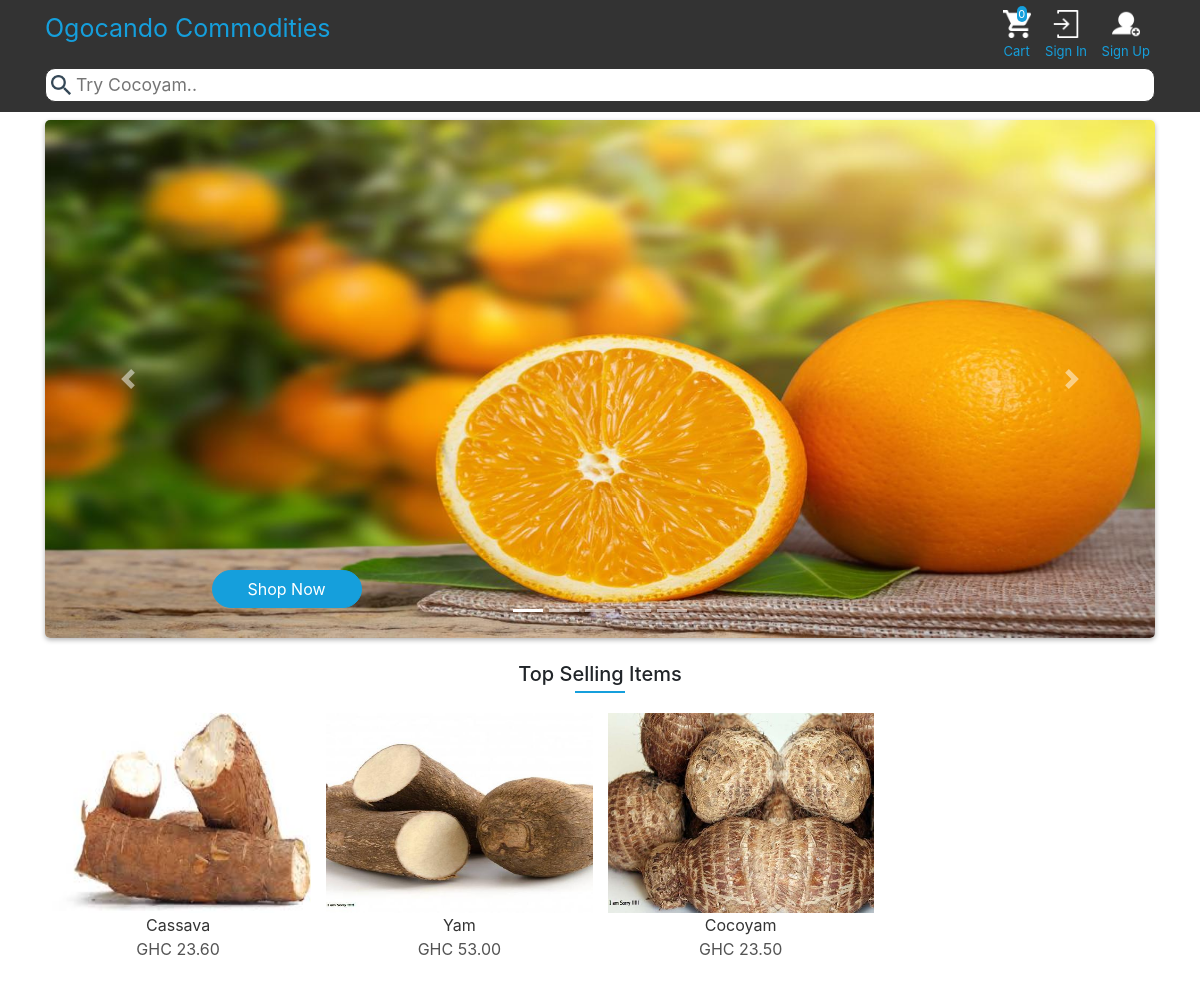
The page / on the database its author committed.
### app/models.py (models this page shows, shortened)
class Product(models.Model):
    name = models.CharField(max_length = 100)
    price = models.DecimalField(max_digits = 1000,decimal_places =2)
    description = models.TextField(max_length = 500)
    image1 = models.ImageField(upload_to = 'product_images/')
    image2 = models.ImageField(upload_to = 'product_images/',default = 'default.png')
    image3 = models.ImageField(upload_to = 'product_images/',default = 'default.png')

### app/views.py (the view)
# urls.py: path('',app_views.IndexView.as_view(),name = 'home'),
class IndexView(generic.ListView):
    model = Product
    template_name = 'app/index.html'
    context_object_name = 'goods'
    def get_context_data(self,*args,**kwargs):
        context = super().get_context_data(*args,**kwargs)
        important_info(self,context)
        return context

### app/views.py (called while the page is built)
def important_info(inst,context):
    context['cart_items_count'] = inst.request.user.cart.cartitems_set.count() if inst.request.user.is_authenticated else inst.request.COOKIES.get('cart_count') if inst.request.COOKIES.get('cart_count') else 0
    context['cart_items'] = [item.product.name for item in inst.request.user.cart.cartitems_set.all()] if inst.request.user.is_authenticated else [value for key,value in inst.request.COOKIES.items() if key.startswith('product_name')]

### app/templates/app/index.html (shortened to what this page needs)
{% extends 'app/base.html' %}
{% load static %}
{% block content %}
    <div class="container" style="margin-top: 120px;">
        <div id="carouselExampleCaptions" style="border-radius: 5px;box-shadow: 0px 2px 5px rgba(0,0,0,.3);overflow: hidden;" class="carousel slide" data-ride="carousel">
          <ol class="carousel-indicators">
            <li data-target="#carouselExampleCaptions" data-slide-to="0" class="active"></li>
            <li data-target="#carouselExampleCaptions" data-slide-to="1"></li>
            <li data-target="#carouselExampleCaptions" data-slide-to="2"></li>
            <li data-target="#carouselExampleCaptions" data-slide-to="3"></li>
            <li data-target="#carouselExampleCaptions" data-slide-to="4"></li>
          </ol>
          <div class="carousel-inner">
            <div class="carousel-item active">
              <img src="{% static 'app/images/slide1(1).jpg' %}" class="d-block w-100" alt="...">
              <div class="carousel-caption d-none d-md-block img caption-container">
                <a href="" class = 'btn btn-block command'>Shop Now</a>
              </div>
            </div>
          </div>
          <a class="carousel-control-prev" href="#carouselExampleCaptions" role="button" data-slide="prev">
            <span class="carousel-control-prev-icon" aria-hidden="true"></span>
          </a>
          <a class="carousel-control-next" href="#carouselExampleCaptions" role="button" data-slide="next">
            <span class="carousel-control-next-icon" aria-hidden="true"></span>
          </a>
        </div>
        <h5 class="text-center mt-4 labels">Top Selling Items</h5>
        <div id="goods-container">
            {% for good in goods %}
                <div class = 'good'>
                    <a href="{% url 'app:detail' good.pk %}">
                        <img style="width: 100%;height:200px " src="{{ good.image1.url }}" alt="">
                        <p class="text-center m-auto mt-2" style = 'color: #333333'>{{good.name}}</p>
                        <p class="text-center" style = 'color: #535353'>GHC {{good.price}}</p>
                    </a>
                </div>
            {% endfor %}
        </div>
    </div>
{% endblock %}

### app/templates/app/index.html (style rules this page uses)
.caption-container { max-width: 150px; position: absolute; height: auto; bottom: 30px; padding: 0px; }
.caption-container > a.command { border-radius: 20px; background: #159fdc; border: thin solid #159fdc; color: white; transition: all .1s ease-in-out; }
.labels::after { content: ''; display: block; width: 50px; margin: 5px auto 20px auto; height: 2px; background: #159fdc; }
#goods-container { display: grid; grid-template-columns: repeat(4,1fr); grid-gap: 15px; }
#goods-container .good { max-width: 266.25; overflow: hidden; }
#goods-container .good > a { text-decoration: none; }

### rows shown on the page
Product: image1 (picture), name "Cassava", price "23.60"
Product: image1 (picture), name "Yam", price "53.00"
Product: image1 (picture), name "Cocoyam", price "23.50"

### other values the page prints
{{ cart_items_count }} "0"
